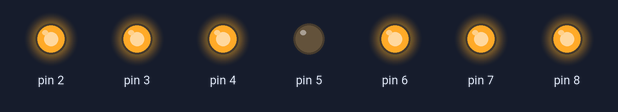
Recording of a sketch running on a simulated Arduino Uno, built with avr-gcc and run on an emulated ATmega328P. Parts: output pins drawn as LEDs (lit = HIGH).

Above: at 0.1 s.
Timing chart, 0 to 1.6 s (numbered marks = the images above):
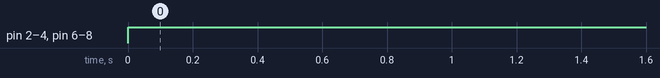

Measured:
- by itself, pin 2–4, pin 6–8: LOW → HIGH at 0.00 s

The sketch:

7segmentDisplay.ino
```cpp
void setup() {
  // put your setup code here, to run once:

for(int i=2;i<=8;i++)
   pinMode(i,OUTPUT);

}

void loop() {
for(int i=2;i<=8;i++)

if(i!=5)
  digitalWrite(i,HIGH);


}
```
